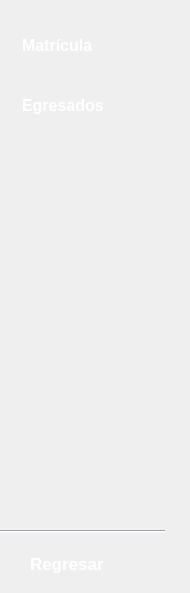
      <widget class="QWidget" name="estudiantes">
       <widget class="QPushButton" name="btnGestion_estudiantes">
        <property name="geometry">
         <rect>
          <x>10</x>
          <y>20</y>
          <width>171</width>
          <height>50</height>
         </rect>
        </property>
        <property name="sizePolicy">
         <sizepolicy hsizetype="Minimum" vsizetype="Fixed">
          <horstretch>0</horstretch>
          <verstretch>0</verstretch>
         </sizepolicy>
        </property>
        <property name="minimumSize">
         <size>
          <width>80</width>
          <height>50</height>
         </size>
        </property>
        <property name="maximumSize">
         <size>
          <width>200</width>
          <height>50</height>
         </size>
        </property>
        <property name="font">
         <font>
          <family>Segoe UI</family>
          <pointsize>12</pointsize>
          <bold>true</bold>
         </font>
        </property>
        <property name="cursor">
         <cursorShape>PointingHandCursor</cursorShape>
        </property>
        <property name="toolTip">
         <string/>
        </property>
        <property name="toolTipDuration">
         <number>-1</number>
        </property>
        <property name="layoutDirection">
         <enum>Qt::LayoutDirection::LeftToRight</enum>
        </property>
        <property name="styleSheet">
         <string notr="true">QPushButton {
   background: transparent;
    color: #FFFFFF;
    border: none;
    padding: 8px 16px;
    border-radius: 15px;
	text-align: left;
    padding-left: 12px; /* Mueve el ícono a la derecha un poco */
}
QPushButton:hover {
	
	background-color: rgb(69, 98, 126);
}
QPushButton:checked {
    background-color: #f5f6fa;
 	color: #2d2d2d;
	
}</string>
        </property>
        <property name="text">
         <string>Matrícula</string>
        </property>
        <property name="icon">
         <iconset resource="../icons/resources_ui.qrc">
          <normaloff>:/icons/gestion_estudiantes.png</normaloff>
          <normalon>:/icons/gestion_estudiantes_b.png</normalon>:/icons/gestion_estudiantes.png</iconset>
        </property>
        <property name="iconSize">
         <size>
          <width>50</width>
          <height>50</height>
         </size>
        </property>
        <property name="checkable">
         <bool>true</bool>
        </property>
        <property name="checked">
         <bool>false</bool>
        </property>
        <attribute name="buttonGroup">
         <string notr="true">buttonGroup</string>
        </attribute>
       </widget>
       <widget class="QPushButton" name="btnRegresar_estudiantes">
        <property name="geometry">
         <rect>
          <x>10</x>
          <y>543</y>
          <width>141</width>
          <height>41</height>
         </rect>
        </property>
        <property name="sizePolicy">
         <sizepolicy hsizetype="Minimum" vsizetype="Fixed">
          <horstretch>0</horstretch>
          <verstretch>0</verstretch>
         </sizepolicy>
        </property>
        <property name="minimumSize">
         <size>
          <width>50</width>
          <height>40</height>
         </size>
        </property>
        <property name="maximumSize">
         <size>
          <width>200</width>
          <height>50</height>
         </size>
        </property>
        <property name="font">
         <font>
          <family>Segoe UI</family>
          <pointsize>13</pointsize>
          <bold>true</bold>
         </font>
        </property>
        <property name="cursor">
         <cursorShape>PointingHandCursor</cursorShape>
        </property>
        <property name="toolTip">
         <string/>
        </property>
        <property name="layoutDirection">
         <enum>Qt::LayoutDirection::LeftToRight</enum>
        </property>
        <property name="styleSheet">
         <string notr="true">QPushButton {
   background: transparent;
    color: #FFFFFF;
    border: none;
    padding: 8px 16px;
    border-radius: 15px;
	text-align: left;
    padding-left: 20px; /* Mueve el ícono a la derecha un poco */
}
QPushButton:hover {
	
	background-color: rgb(69, 98, 126);
}
QPushButton:checked {
    background-color: #f5f6fa;
 	color: #2d2d2d;
	
}</string>
        </property>
        <property name="text">
         <string>Regresar</string>
        </property>
        <property name="icon">
         <iconset resource="../icons/resources_ui.qrc">
          <normaloff>:/icons/regresar_w.png</normaloff>:/icons/regresar_w.png</iconset>
        </property>
        <property name="iconSize">
         <size>
          <width>30</width>
          <height>30</height>
         </size>
        </property>
        <property name="checkable">
         <bool>false</bool>
        </property>
        <property name="checked">
         <bool>false</bool>
        </property>
       </widget>
       <widget class="Line" name="lineSeparadora_3">
        <property name="geometry">
         <rect>
          <x>0</x>
          <y>530</y>
          <width>165</width>
          <height>3</height>
         </rect>
        </property>
        <property name="minimumSize">
         <size>
          <width>100</width>
          <height>3</height>
         </size>
        </property>
        <property name="maximumSize">
         <size>
          <width>560</width>
          <height>3</height>
         </size>
        </property>
        <property name="styleSheet">
         <string notr="true">background-color: #f5f6fa;</string>
        </property>
        <property name="orientation">
         <enum>Qt::Orientation::Horizontal</enum>
        </property>
       </widget>
       <widget class="QPushButton" name="btnEgresados">
        <property name="geometry">
         <rect>
          <x>10</x>
          <y>80</y>
          <width>171</width>
          <height>50</height>
         </rect>
        </property>
        <property name="sizePolicy">
         <sizepolicy hsizetype="Minimum" vsizetype="Fixed">
          <horstretch>0</horstretch>
          <verstretch>0</verstretch>
         </sizepolicy>
        </property>
        <property name="minimumSize">
         <size>
          <width>80</width>
          <height>50</height>
         </size>
        </property>
        <property name="maximumSize">
         <size>
          <width>200</width>
          <height>50</height>
         </size>
        </property>
        <property name="font">
         <font>
          <family>Segoe UI</family>
          <pointsize>12</pointsize>
          <bold>true</bold>
         </font>
        </property>
        <property name="cursor">
         <cursorShape>PointingHandCursor</cursorShape>
        </property>
        <property name="toolTip">
         <string/>
        </property>
        <property name="toolTipDuration">
         <number>-1</number>
        </property>
        <property name="layoutDirection">
         <enum>Qt::LayoutDirection::LeftToRight</enum>
        </property>
        <property name="styleSheet">
         <string notr="true">QPushButton {
   background: transparent;
    color: #FFFFFF;
    border: none;
    padding: 8px 16px;
    border-radius: 15px;
	text-align: left;
    padding-left: 12px; /* Mueve el ícono a la derecha un poco */
}
QPushButton:hover {
	
	background-color: rgb(69, 98, 126);
}
QPushButton:checked {
    background-color: #f5f6fa;
 	color: #2d2d2d;
	
}</string>
        </property>
        <property name="text">
         <string>Egresados</string>
        </property>
        <property name="icon">
         <iconset resource="../icons/resources_ui.qrc">
          <normaloff>:/icons/promocion_w.png</normaloff>
          <normalon>:/icons/promocion_b.png</normalon>:/icons/promocion_w.png</iconset>
        </property>
        <property name="iconSize">
         <size>
          <width>50</width>
          <height>50</height>
         </size>
        </property>
        <property name="checkable">
         <bool>true</bool>
        </property>
        <property name="checked">
         <bool>false</bool>
        </property>
        <attribute name="buttonGroup">
         <string notr="true">buttonGroup</string>
        </attribute>
       </widget>
      </widget>
